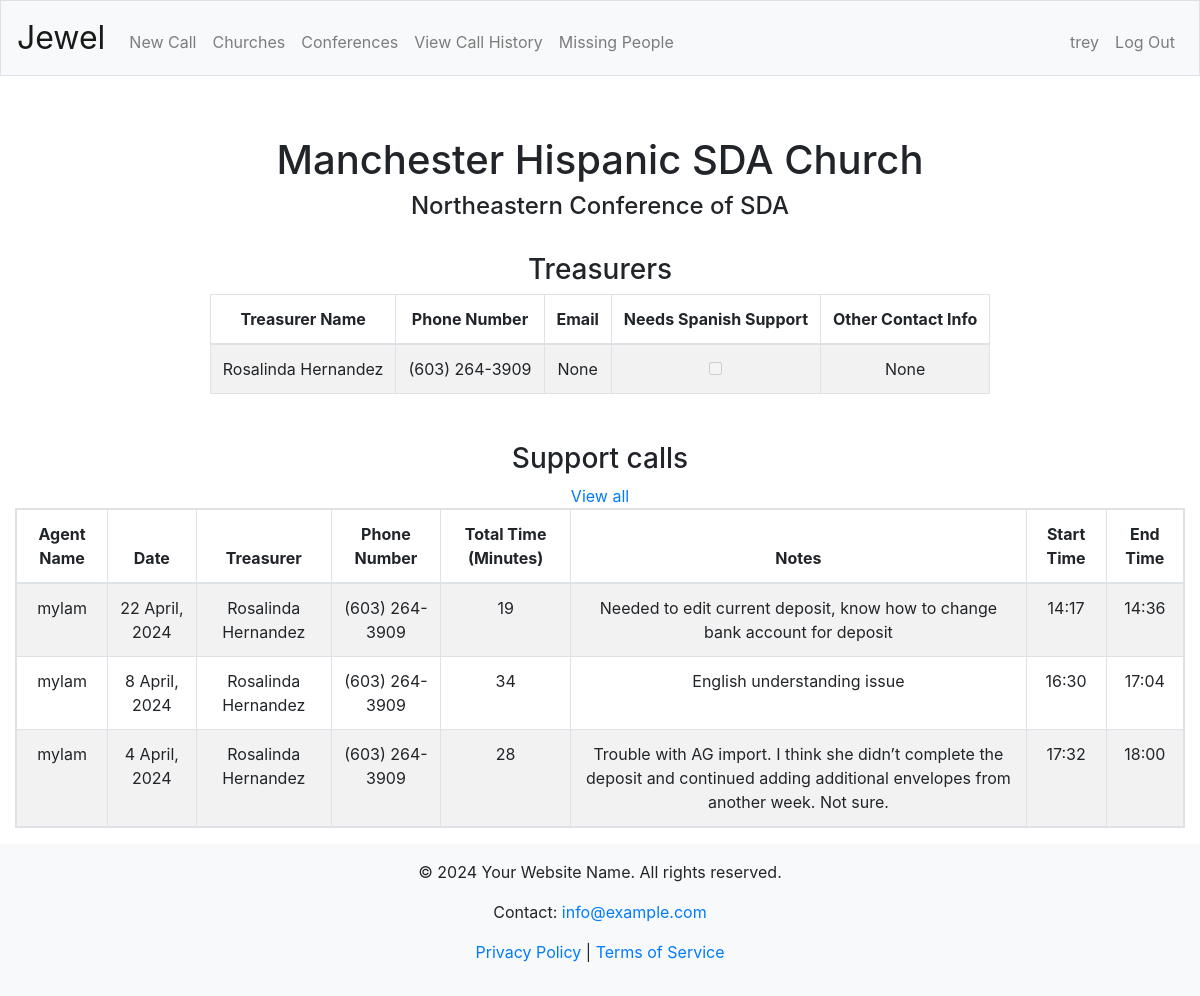
The app's page /churches?churchID=3789 (signed in) with its own data.
### tables this page shows
CREATE TABLE Churches (
    id INTEGER PRIMARY KEY AUTOINCREMENT,
    conferenceID INTEGER NOT NULL,
    name TEXT,
    notes TEXT,
    eAdventistID TEXT UNIQUE,
    FOREIGN KEY (conferenceID) REFERENCES Conferences(id)
);

CREATE TABLE Conferences (
    id INTEGER PRIMARY KEY AUTOINCREMENT,
    name TEXT,
    supported INTEGER DEFAULT 1 CHECK (supported IN (0, 1)),
    eAdventistID TEXT UNIQUE
);

CREATE TABLE Treasurers (
    id INTEGER PRIMARY KEY AUTOINCREMENT,
    churchID INTEGER NOT NULL,
    name TEXT,
    phoneNumber TEXT,
    email TEXT,
    needSpanish INTEGER DEFAULT 0 CHECK (needSpanish IN (0, 1)), otherContactInfo TEXT,
    FOREIGN KEY (churchID) REFERENCES Churches(id)
);

CREATE TABLE SupportCalls (
    id INTEGER PRIMARY KEY AUTOINCREMENT,
    treasurerID INTEGER NOT NULL,
    agentID INTEGER NOT NULL,
    date TEXT,
    startTime TEXT,
    endTime TEXT,
    totalTime TEXT,
    notes TEXT,
    visible INTEGER DEFAULT 1 CHECK (visible IN (0, 1)),
    FOREIGN KEY (treasurerID) REFERENCES Treasurers(id),
    FOREIGN KEY (agentID) REFERENCES Users(id)
);

CREATE TABLE Users (
    id INTEGER PRIMARY KEY AUTOINCREMENT,
    username VARCHAR(20) UNIQUE NOT NULL,
    hash VARCHAR(64) NOT NULL,
    password VARCHAR(50) NOT NULL,
    email TEXT,
    admin INTEGER DEFAULT 0 CHECK (admin IN (0, 1)),
    phone TEXT
);

### app.py (the view)
@app.route("/churches")
def churches():
    churchID = request.args.get('churchID')
    if churchID:
        church = dbExecute("""SELECT con.name AS conferenceName,
                            ch.name AS churchName,
                            ch.id AS churchID,
                            con.id AS conferenceID
                            FROM Conferences con, Churches ch
                            WHERE ch.conferenceID = con.id AND ch.id = ?;""", churchID)
        if not church:
            return redirect("/churches")
        church = church[0]
        treasurers = dbExecute("SELECT * FROM Treasurers WHERE churchID = ?", churchID)
        calls = getSupportCallsWithOptionalFilters("church", churchID)
        return render_template("church-info.html", church=church, treasurers=treasurers, calls=calls)
    churches = dbExecute("""SELECT c.*,
                            con.name AS conferenceName
                            FROM Churches c, Conferences con
                            WHERE c.conferenceID = con.id;""")
    return render_template("churches.html", churches=churches)

### app.py (called while the page is built)
@app.after_request
def after_request(response):
    response.headers["Cache-Control"] = "no-cache, no-store, must-revalidate"
    response.headers["Expires"] = 0
    response.headers["Pragma"] = "no-cache"
    return response

### db_helpers.py (called while the page is built)
def dbExecute(sqlCode, *args):
    result = None
    if len(args) != 0:
        if type(args[0]) == dict:
            result = db.session.execute(text(sqlCode), args[0])
        else:
            d = {}
            for i in range(len(args)):
                sqlCode = sqlCode.replace("?", ":named" + str(i), 1)
                d["named" + str(i)] = args[i]
            result = db.session.execute(text(sqlCode), d)
    else:
        result = db.session.execute(text(sqlCode))
    try:
        keys = list(result.keys())
        rows = result.fetchall()
        toReturn = []
        for row in rows:
            obj = {}
            for i in range(len(keys)):
                obj[keys[i]] = row[i]
            toReturn.append(obj)
        return toReturn
    except Exception as e:
        db.session.commit()

### helpers.py (called while the page is built)
def sortByID(item):
        return item["id"]

### templates/church-info.html (shortened to what this page needs)
{% extends "layout.html" %}
{% block main %}
<h1>{{ church.churchName }}</h1>
<h4>{{ church.conferenceName }}</h4>
<br>
<h3>Treasurers</h3>
<table id="treasurersTable" class="table table-bordered table-striped table-responsive">
    <thead>
        <tr>
            <th>Treasurer Name</th>
            <th>Phone Number</th>
            <th>Email</th>
            <th>Needs Spanish Support</th>
            <th>Other Contact Info</th>
        </tr>
    </thead>
    <tbody>
    {% for treasurer in treasurers %}
        <tr id="treasurer#{{ treasurer.id }}">
            <td>{{ treasurer.name }}</td>
            <td>{{ treasurer.phoneNumber }}</td>
            <td>{{ treasurer.email }}</td>
            <td><input type="checkbox" {% if treasurer.needsSpanish %}checked{% endif %} disabled></td>
            <td>{{ treasurer.otherContactInfo }}</td>
        </tr>
    {% endfor %}
    </tbody>
</table>
<br>
<br>
<br>
<h3>Support calls</h3>
<a href="/view-calls?churchID={{ church.churchID }}">View all</a>
<br>
{% with selection=church, doPaging=True %}
    {% include "calls-table.html" %}
{% endwith %}
{% endblock %}

### templates/calls-table.html (shortened to what this page needs)
{% set months = ["", "January", "February", "March", "April", "May", "June", "July", "August", "September", "October", "November", "December"] %}
<table id="callsTable" class="table table-bordered table-striped table-responsive">
    <thead>
        <tr>
            <th>Agent Name</th>
            <th>Date</th>
            <th>Treasurer</th>
            <th>Phone Number</th>
            <th>Total Time (Minutes)</th>
            <th>Notes</th>
            <th>Start Time</th>
            <th>End Time</th>
        </tr>
    </thead>
    <tbody>
    {% for call in calls %}
        <tr id="call#{{ call.id }}">
            <td>{{ call.agentName }}</td>
            {% set date_components = call.date.split('-') %}
            {% set day = date_components[0]|int %}
            {% set month = date_components[1]|int %}
            {% set year = date_components[2]|int %}
            {% set month_name = months[month] %}
            <td>{{ day }} {{ month_name }}, {{ year }}</td>
            <td>{{ call.treasurerName }}</td>
            <td>{{ call.treasurerPhone }}</td>
            <td>{{ call.totalTime }}</td>
            <td>{{ call.notes }}</td>
            <td>{{ call.startTime }}</td>
            <td>{{ call.endTime }}</td>
        </tr>
    {% endfor %}
    </tbody>
</table>

### static/styles.css (style rules this page uses)
.table { max-width: 100%; overflow-x: auto; }

### templates/church-info.html (style rules this page uses)
#treasurersTable { display: inline; border: none; }

### records on screen
Churches: churchName "Manchester Hispanic SDA Church"
Conferences: conferenceName "Northeastern Conference of SDA"
Treasurers: name "Rosalinda Hernandez", phoneNumber "(603) 264-3909", email "None", otherContactInfo "None"
SupportCalls: agentName "mylam", day "22", month_name "April", year "2024", treasurerName "Rosalinda Hernandez", treasurerPhone "(603) 264-3909", totalTime "19", notes "Needed to edit current deposit, know how to change bank account for deposit", startTime "14:17", endTime "14:36"
SupportCalls: agentName "mylam", day "8", month_name "April", year "2024", treasurerName "Rosalinda Hernandez", treasurerPhone "(603) 264-3909", totalTime "34", notes "English understanding issue", startTime "16:30", endTime "17:04"
SupportCalls: agentName "mylam", day "4", month_name "April", year "2024", treasurerName "Rosalinda Hernandez", treasurerPhone "(603) 264-3909", totalTime "28", notes "Trouble with AG import. I think she didn’t complete the deposit and continued adding additional envelopes from another week. Not sure.", startTime "17:32", endTime "18:00"

### other values on screen
{{ session.user_name }} "trey"
